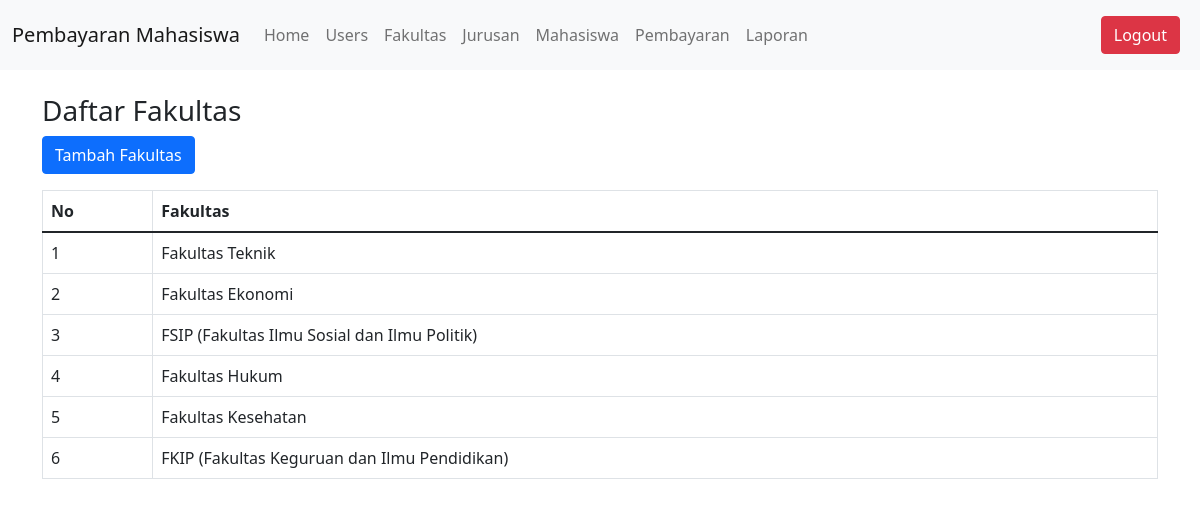
Screenshot of /fakultas.php (signed in) with the database file from the repository.
### tables this page shows
CREATE TABLE `fakultas` (
  `id_fakultas` int(11) NOT NULL,
  `nama_fakultas` varchar(100) NOT NULL
);

### fakultas.php (the view, shortened to what this page needs)
<?php
include 'db.php';
$sql = "SELECT id_fakultas, nama_fakultas FROM fakultas";
$result = $conn->query($sql);
$fakultas = [];
if ($result && $result->num_rows > 0) {
    while ($row = $result->fetch_assoc()) {
        $fakultas[] = $row;
    }
}
?>
<!DOCTYPE html>
<html lang="en">
<head>
    <link href="https://cdn.jsdelivr.net/npm/bootstrap@5.1.3/dist/css/bootstrap.min.css" rel="stylesheet">
</head>
<body>
    <?php include 'navbar.php'; ?>
    <div class="container mt-4">
        <h3>Daftar Fakultas</h3>
        <div class="mb-3">
            <a href="tambah_fakultas.php" class="btn btn-primary">Tambah Fakultas</a>
        </div>
        <table class="table table-bordered">
            <thead>
                <tr>
                    <th>No</th>
                    <th>Fakultas</th>
                </tr>
            </thead>
            <tbody>
                <?php if (!empty($fakultas)): ?>
                    <?php foreach ($fakultas as $index => $data): ?>
                        <tr>
                            <td><?= $index + 1; ?></td>
                            <td><?= htmlspecialchars($data['nama_fakultas']); ?></td>
                        </tr>
                    <?php endforeach; ?>
                <?php else: ?>
                    <tr>
                        <td colspan="3" class="text-center">Tidak ada data fakultas yang ditemukan.</td>
                    </tr>
                <?php endif; ?>
            </tbody>
        </table>
    </div>
</body>
</html>

### rows the page displays
fakultas: nama_fakultas "Fakultas Teknik"
fakultas: nama_fakultas "Fakultas Ekonomi"
fakultas: nama_fakultas "FSIP (Fakultas Ilmu Sosial dan Ilmu Politik)"
fakultas: nama_fakultas "Fakultas Hukum"
fakultas: nama_fakultas "Fakultas Kesehatan"
fakultas: nama_fakultas "FKIP (Fakultas Keguruan dan Ilmu Pendidikan)"
